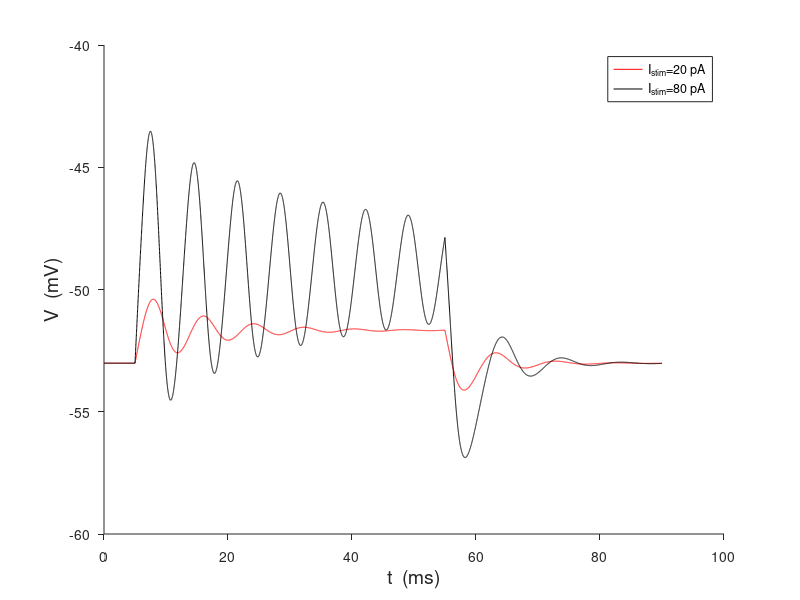

This chart was generated by the following MATLAB code:
%
% Gabbiani & Cox, Mathematics for Neuroscientists
%
% haircell.m
%
% The hair cell of Hudspeth and Lewis
%
%  usage   haircell1
%

function haircell1

haircell(.01,90,20,'r')
hold on
haircell(.01,90,80,'k')
hold off
legend('I_{stim}=20 pA','I_{stim}=80 pA')

return

function haircell(dt,tfin,I0,col)

Nt = tfin/dt + 1;
V = zeros(1,Nt);t = V;Istim = V;
Cm = 15;  % pF
g = struct('Ca', 4.14,'KCa', 16.8,'L', 1);   % nS
E = struct('Ca',100,'K',-80,'L', -30);  
D = [0.2 0 0.2];
K0 = [6 45 20]*1e-3;    %  mM
kbac = [0.3 5 1.5];   % 1/ms
F = 9.6485e4; % coul/mol
gamma = 0.02/(2*F*1.25*3.4e-5);
p = struct('gamma',gamma,'KS', 2.800, 'betaC', 1, 'alphaC0', .45, 'Va', 33, 'VT', 25.8);

Vr = fsolve(@(v) irest(v,g,E,D,K0,p),-70);
v = Vr;
m = am(v)/(am(v)+bm(v));
ICa = g.Ca*m^3*(v-E.Ca);
c = -p.gamma*ICa/p.KS;
rat = c.*exp(-D*2*v/p.VT)./K0;
R = p.betaC*exp(v/p.Va)/p.alphaC0;
C0 = 1./(1+rat(1)*(1+rat(2)+(rat(3)+1)*rat(2)*R));
C1 = rat(1)*C0;
C2 = rat(2)*C1;
O2 = R*C2;
O3 = rat(3)*O2;
s = [C0 C1 C2 O2 O3]';

if 1==0
   v = -80:.1:0;
   [ICa, IKCa, IL] =  icurr(v,g,E,D,K0,p);
   plot(v,ICa,v,IKCa,v,IL)
   legend('ICa','IKCa','IL')
   hold on
   plot(v,ICa+IKCa+IL,'k')
   hold off
end

I5 = eye(5);
V(1) = v;

A = zeros(5);
A(1,2) = kbac(1);
A(2,3) = kbac(2);
A(3,3) = -(kbac(2)+p.betaC);
A(4,[3  5]) = [p.betaC kbac(3)];
A(5,5) = -kbac(3);

for j=2:Nt

    a = am(v); apb = a + bm(v);
    m = (m + dt*a)/(1 + dt*apb);
    ICa = g.Ca*m^3*(v-E.Ca);

    c = (c - dt*p.gamma*ICa)/(1+dt*p.KS);

    K = K0.*exp(D*2*v/p.VT);
    k = kbac./K;
    alphaC = p.alphaC0*exp(-v/p.Va);

    A(1,1) = -k(1)*c;
    A(2,1) = k(1)*c;
    A(2,2) = -(kbac(1)+k(2)*c);
    A(3,2) = k(2)*c;
    A(3,4) = alphaC;
    A(4,4) = -(alphaC + k(3)*c);
    A(5,4) = k(3)*c;

    s = (I5 - dt*A)\s;

    O23 = s(4) + s(5);

    IKCa = g.KCa*O23.*(v-E.K);

    t(j) = dt*(j-1);
    
    Istim(j) = (t(j)>5)*(t(j)<55)*I0;
    
    top = v*Cm/dt + g.Ca*m^3*E.Ca + g.KCa*O23*E.K + g.L*E.L + Istim(j);
    bot = Cm/dt + g.Ca*m^3 + g.KCa*O23 + g.L;

    v = top/bot;
    V(j) = v;
    
end

plot(t,V,col)
ylabel('V  (mV)','fontsize',14)
xlabel('t  (ms)','fontsize',14)
set(gca,'tickdir','out')
box off

return

function [ICa, IKCa, IL] = icurr(v,g,E,D,K0,p)
m = am(v)./(am(v)+bm(v));
ICa = g.Ca*m.^3.*(v-E.Ca);
c = -p.gamma*ICa/p.KS;
for j=1:3
  rat(j,:) = c.*exp(-D(j)*2*v/p.VT)/K0(j);
end
R = p.betaC*exp(v/p.Va)/p.alphaC0;
C0 = 1./(1+rat(1,:).*(1+rat(2,:)+(rat(3,:)+1).*rat(2,:).*R));
O23 = C0.*(rat(3,:)+1).*rat(2,:).*rat(1,:).*R;
IKCa = g.KCa*O23.*(v-E.K);
IL = g.L*(v-E.L);
val = ICa + IKCa + IL;

function val = irest(v,g,E,D,K0,p)
m = am(v)/(am(v)+bm(v));
ICa = g.Ca*m^3*(v-E.Ca);
c = -p.gamma*ICa/p.KS;
rat = c.*exp(-D*2*v/p.VT)./K0;
R = p.betaC*exp(v/p.Va)/p.alphaC0;
C0 = 1./(1+rat(1)*(1+rat(2)+(rat(3)+1)*rat(2)*R));
O23 = C0*(rat(3)+1)*rat(2)*rat(1)*R;
IKCa = g.KCa*O23*(v-E.K);
IL = g.L*(v-E.L);
val = ICa + IKCa + IL;

% ICa functionals

function val = am(v)
val = 0.00097*exp((v+70)/6.17) + .940;

function val = bm(v)
val = 22.8*exp(-(v+70)/8.01) + .510;

